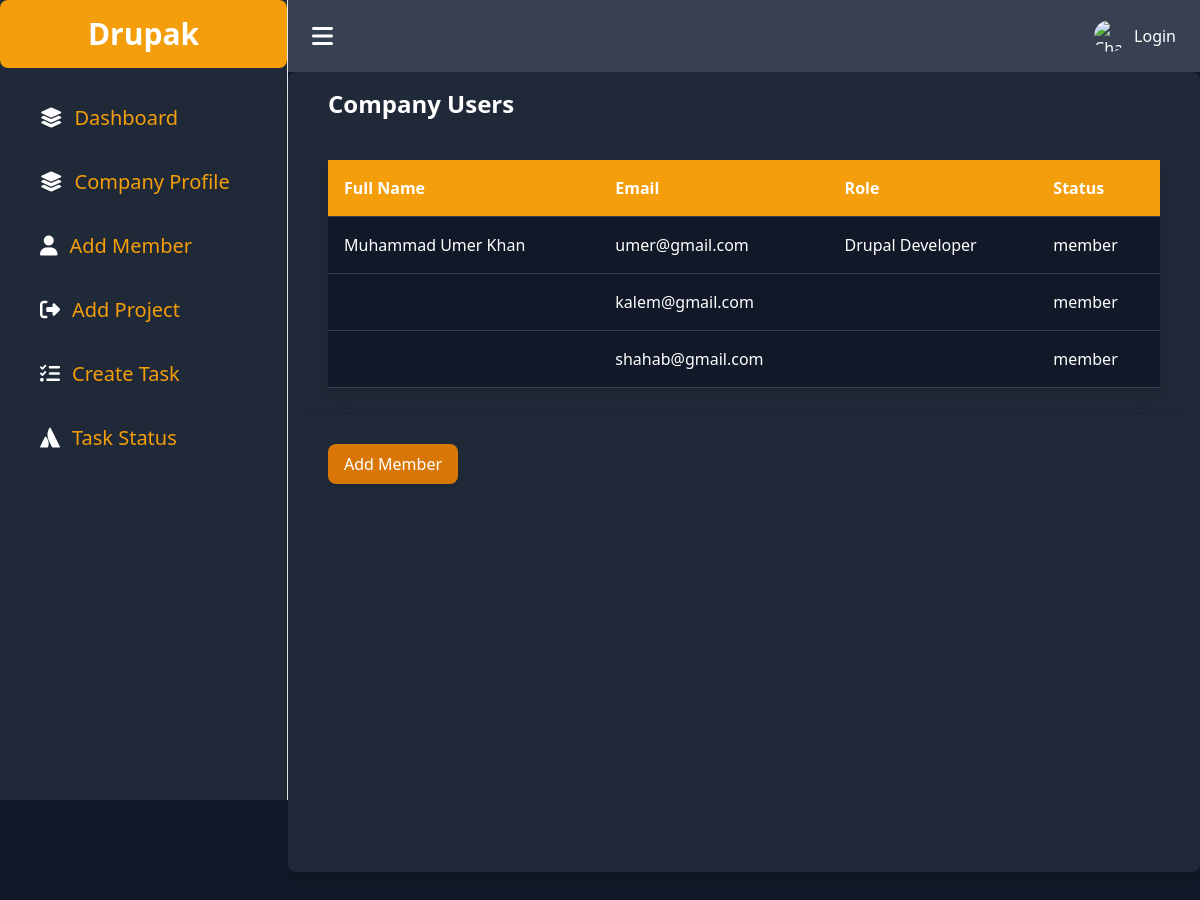
Page /companies.php?page=register&status=member&comp_id=1 on the committed database.
### tables this page shows
CREATE TABLE `company_profile` (
  `com_id` int(100) NOT NULL,
  `com_name` varchar(100) NOT NULL,
  `com_email` varchar(100) NOT NULL,
  `comp_desc` text NOT NULL,
  `contact` bigint(100) NOT NULL,
  `comp_address` varchar(250) NOT NULL,
  `created_on` bigint(250) NOT NULL,
  `uid` int(100) NOT NULL
);

CREATE TABLE `user_profile` (
  `u_id` int(100) NOT NULL,
  `user_Fullname` varchar(100) NOT NULL,
  `user_phone` bigint(100) NOT NULL,
  `user_address` varchar(100) NOT NULL,
  `user_role` varchar(100) NOT NULL,
  `user_expertises` varchar(100) NOT NULL,
  `uid` int(50) NOT NULL
);

CREATE TABLE `users` (
  `uid` int(100) NOT NULL,
  `uname` varchar(100) NOT NULL,
  `username` varchar(100) NOT NULL,
  `user_email` varchar(100) NOT NULL,
  `password` varchar(100) NOT NULL,
  `status` varchar(50) NOT NULL,
  `created` bigint(250) NOT NULL
);

### register.php (the view, shortened to what this page needs)
<?php
include 'include/connect.php';
$com_id = "";
if (isset($_GET['comp_id'])) {
    $com_id = $_GET['comp_id'];
}
$status = "admin";
if (isset($_GET['status'])) {
    $status = $_GET['status'];
}
$allResult = $pdo->prepare("SELECT  user_profile.user_Fullname , users.user_email
 , user_profile.user_role, users.status FROM `user_com_junc` LEFT JOIN users
on users.uid = user_com_junc.uid
LEFT JOIN user_profile on user_profile.uid = users.uid
WHERE user_com_junc.com_id = :com_id");
$allResult->execute([':com_id' => $com_id]);
$allData =  $allResult->fetchAll(PDO::FETCH_ASSOC);
?>
<!DOCTYPE html>
<html lang="en">
<head>
    <link href="https://cdn.jsdelivr.net/npm/tailwindcss@2.2.19/dist/tailwind.min.css" rel="stylesheet">
</head>
<body class="bg-gray-900 text-gray-100 min-h-screen">
    <div class="container mx-auto ">
        <?php  if(($status)  == 'member' ){  ?>
        <div class="w-full mb-8">
            <h2 class="text-2xl font-bold ml-6 mb-4">Company Users</h2>
            <div class="bg-gray-800 p-6 rounded-lg shadow">
                <table class="min-w-full bg-gray-900 shadow shadow-lg  text-left text-white">
                    <thead>
                        <tr class="bg-yellow-500 text-white">
                            <th class="border-b border-gray-700 p-4">Full Name</th>
                            <th class="border-b border-gray-700 p-4">Email</th>
                            <th class="border-b border-gray-700 p-4">Role</th>
                            <th class="border-b border-gray-700 p-4">Status</th>
                        </tr>
                    </thead>
                    <tbody>
                        <?php foreach ($allData as $data) { ?>
                        <tr>
                            <td class="border-b border-gray-700 p-4"> <?php echo  $data['user_Fullname'] ;?> </td>
                            <td class="border-b border-gray-700 p-4"><?php echo  $data['user_email'] ;?></td>
                            <td class="border-b border-gray-700 p-4"><?php echo  $data['user_role'] ;?></td>
                            <td class="border-b border-gray-700 p-4"><?php echo $data['status'] ;?></td>
                        </tr>
                        <?php } ?>
                    </tbody>
                </table>
            </div>
        </div>
        <div class="text-start">
            <button id="toggleFormButton"
                class="bg-yellow-600 ml-6 hover:bg-indigo-700 text-white px-4 py-2 rounded-lg shadow">
                Add Member
            </button>
        </div>
        <?php } ?>
    </div>
</body>
</html>

### companies.php (shortened to what this page needs)
<?php
include 'include/connect.php';
$comp_id = $_GET['comp_id'];
$query = $pdo->prepare("SELECT * FROM `company_profile` WHERE company_profile.com_id = :comp_id");
$params = [
    ':comp_id' => $comp_id
];
$query->execute($params);
$result = $query->fetch(PDO::FETCH_ASSOC);
?>
<!DOCTYPE html>
<html lang="en">
<head>
    <link href="https://cdn.jsdelivr.net/npm/tailwindcss@2.2.19/dist/tailwind.min.css" rel="stylesheet">
    <link rel="stylesheet" href="https://cdnjs.cloudflare.com/ajax/libs/font-awesome/6.6.0/css/all.min.css"
 />
</head>
<body class="bg-gray-900 text-white">
    <div class="flex min-h-screen">
        <aside
            class="flex flex-col text-white w-72 h-screen   overflow-y-auto bg-gray-800 border-r rtl:border-r-0 rtl:border-l dark:bg-gray-900 dark:border-gray-700 transition-all duration-300">
            <a class="text-center py-4 rounded-lg bg-yellow-500"
                href="companies.php?page=com_profile&comp_id=<?php echo $result['com_id'] ?>">
                <span class="text-3xl text-white text-center font-bold"><?php echo $result['com_name'] ?></span>
            </a>
            <div class="flex flex-col justify-between text-white flex-1 mt-6">
                <nav class="flex-1 space-y-3">
                    <li class="px-10 py-3 list-none hover:bg-gray-700">
                        <a class="flex items-center text-yellow-500 text-xl gap-3 hover:text-white"
                            href="companies.php?page=companyDash&comp_id=<?php echo $comp_id; ?>">
                            <i class=" text-white fa-solid fa-layer-group"></i><span class="flex-1"> Dashboard</span>
                        </a>
                    </li>
                    <li class="px-10 py-3 list-none hover:bg-gray-700">
                        <a class="flex items-center text-yellow-500 text-xl gap-3 hover:text-white"
                            href="companies.php?page=com_profile&comp_id=<?php echo $comp_id; ?>">
                            <i class="text-white fa-solid fa-layer-group"></i><span class="flex-1">Company
                                Profile</span>
                        </a>
                    </li>
                    <li class="px-10 py-3  list-none hover:bg-gray-700">
                        <a class="flex items-center text-yellow-500 text-xl gap-3 hover:text-white"
                            href="companies.php?page=register&status=member&comp_id=<?php echo $comp_id; ?>">
                            <i class="text-white fa-solid fa-user"></i> <span class="flex-1">Add Member</span>
                        </a>
                    </li>
                    <li class="px-10 py-3  list-none hover:bg-gray-700">
                        <a class="flex items-center text-yellow-500 text-xl gap-3 hover:text-white"
                            href="companies.php?page=project&status=project&comp_id=<?php echo $comp_id; ?>">
                            <i class="text-white fa-solid fa-right-from-bracket"></i> <span class="flex-1">Add
                                Project</span>
                        </a>
                    </li>
                    <li class="px-10 py-3  list-none hover:bg-gray-700">
                        <a class="flex items-center text-yellow-500 text-xl gap-3 hover:text-white"
                            href="companies.php?page=createtask&comp_id=<?php echo $comp_id; ?>">
                            <i class="text-white fa-solid fa-list-check"></i> <span class="flex-1">Create Task</span>
                        </a>
                    </li>
                    <li class="px-10 py-3  list-none hover:bg-gray-700">
                        <a class="flex items-center text-yellow-500 text-xl gap-3 hover:text-white"
                            href="companies.php?page=task_Status&comp_id=<?php echo $comp_id; ?>">
                            <i class="text-white fa-brands fa-atlassian"></i> <span class="flex-1"> Task Status</span>
                        </a>
                    </li>
                </nav>
            </div>
        </aside>
        <div class="flex-1 ">
            <nav class="bg-gray-700 text-white flex items-center justify-between py-5 px-6">
                <a class="cursor-pointer font-bold text-2xl">
                    <i class="fa-solid fa-bars"></i>
                </a>
                <div class="flex items-center space-x-4">
                    <ul class="flex items-center space-x-4">
                        <li class="relative" x-data="{ open: false }">
                            <a class="flex items-center cursor-pointer hidden sm:flex" @click="open = !open">
                                <img src="https://img.freepik.com/premium-photo/futuristic-robotic-woman-standing-proudly-futuristic-building-science-fiction_1099938-1.jpg?ga=GA1.1.2046820249.1709015459"
                                    class="w-8 h-8 rounded-full mr-2" alt="Charles Hall">
                                <span class="text-dark">
                                    <?php
                                    if (isset($_SESSION['isLogin'])) {
                                        print ucwords($_SESSION['user_name']);
                                    } else {
                                        print "Login";
                                    }
                                    ?></span>
                            </a>
                        </li>
                    </ul>
                </div>
            </nav>
            <div id="projects" class="bg-gray-800 min-h-screen  p-4 rounded-lg shadow-lg mb-8">
                <main class="flex-1 text-white flex items-center justify-center  bg-gray-800">
                    <?php if (isset($_GET['page'])) {
                        include $_GET['page'] . '.php';
                    } else {
                        include 'dashboard.php';
                    } ?>
                </main>
            </div>
        </div>
    </div>
</body>
</html>

### rows in the picture
company_profile: com_name "Drupak"
user_profile: user_Fullname "Muhammad Umer Khan", uid.user_email "umer@gmail.com", user_role "Drupal Developer", uid.status "member"
users: user_email "kalem@gmail.com", status "member"
users: user_email "shahab@gmail.com", status "member"
